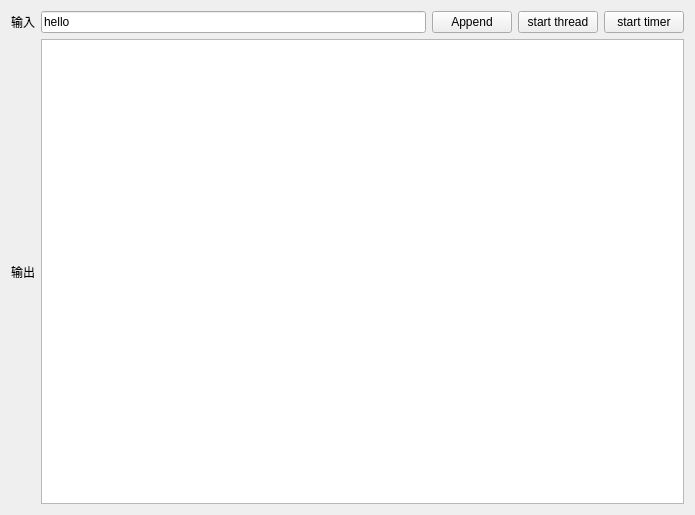
<?xml version="1.0" encoding="UTF-8"?>
<ui version="4.0">
 <class>frmMain</class>
 <widget class="QWidget" name="frmMain">
  <property name="geometry">
   <rect>
    <x>0</x>
    <y>0</y>
    <width>695</width>
    <height>515</height>
   </rect>
  </property>
  <property name="windowTitle">
   <string>Widget</string>
  </property>
  <layout class="QVBoxLayout" name="verticalLayout">
   <item>
    <layout class="QHBoxLayout" name="horizontalLayout">
     <item>
      <widget class="QLabel" name="label">
       <property name="text">
        <string>输入</string>
       </property>
      </widget>
     </item>
     <item>
      <widget class="QLineEdit" name="txtIn">
       <property name="text">
        <string>hello</string>
       </property>
      </widget>
     </item>
     <item>
      <widget class="QPushButton" name="btnAppend">
       <property name="text">
        <string>Append</string>
       </property>
      </widget>
     </item>
     <item>
      <widget class="QPushButton" name="btnThread">
       <property name="text">
        <string>start thread</string>
       </property>
      </widget>
     </item>
     <item>
      <widget class="QPushButton" name="btnTimer">
       <property name="text">
        <string>start timer</string>
       </property>
      </widget>
     </item>
    </layout>
   </item>
   <item>
    <layout class="QHBoxLayout" name="horizontalLayout_2">
     <item>
      <widget class="QLabel" name="label_2">
       <property name="text">
        <string>输出</string>
       </property>
      </widget>
     </item>
     <item>
      <widget class="QTextEdit" name="txtOut"/>
     </item>
    </layout>
   </item>
  </layout>
 </widget>
 <layoutdefault spacing="6" margin="11"/>
 <resources/>
 <connections/>
</ui>
